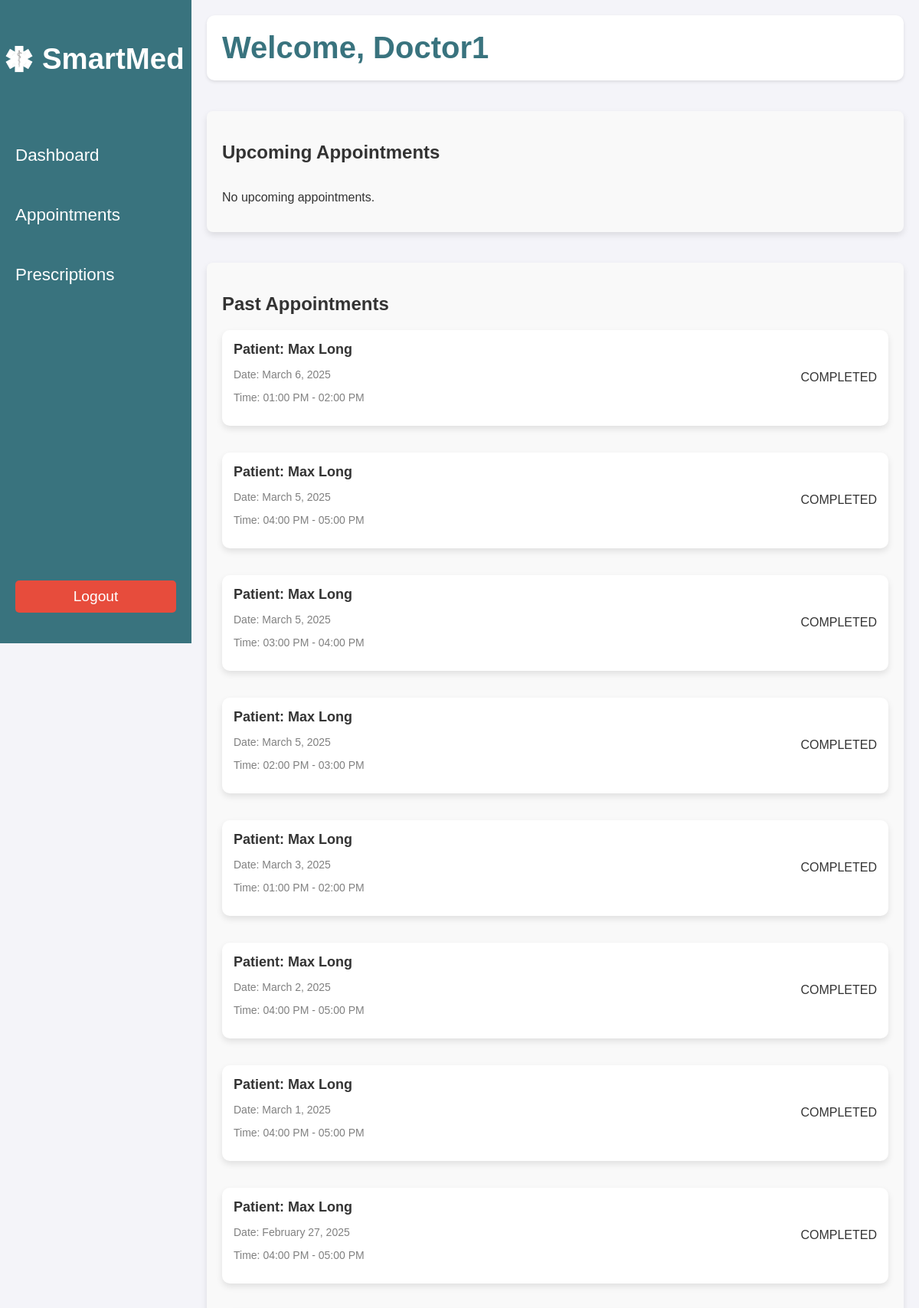
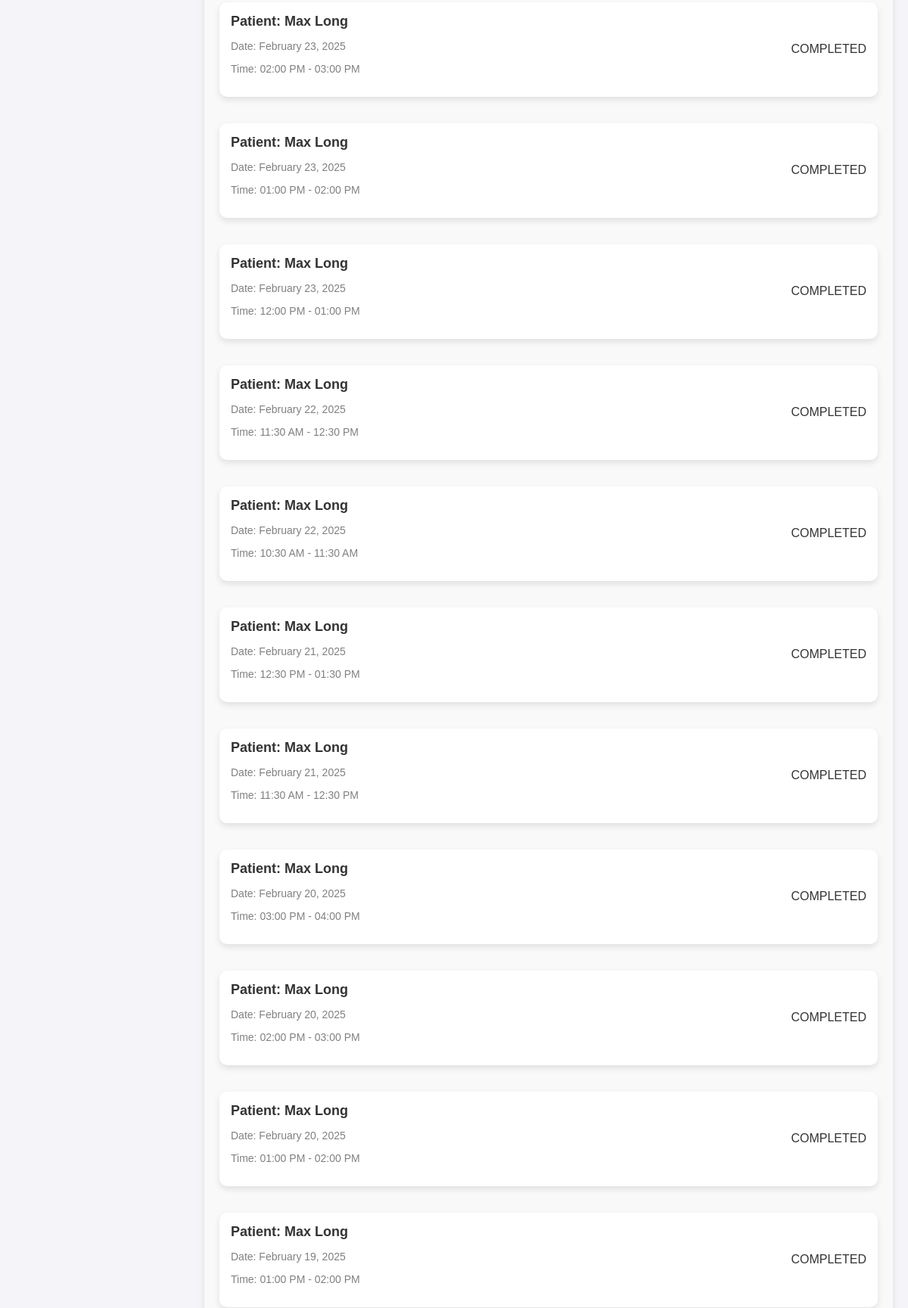
Page /appointments/appointments/ (signed in, upper part) on the committed database (2 pictures, top to bottom).
### appointments/models.py (models this page shows, shortened)
class Appointment(models.Model):
    user = models.ForeignKey(User, on_delete=models.CASCADE, related_name='user_appointments')
    doctor = models.ForeignKey(User, on_delete=models.CASCADE, related_name='appointments')
    date = models.DateField()
    time = models.TimeField()
    duration = models.DurationField()
    reason = models.TextField()
    created_at = models.DateTimeField(auto_now_add=True)
    @property
    def start_time(self):
        return datetime.combine(self.date, self.time)
    @property
    def end_time(self):
        start = self.start_time
        return start + self.duration

### appointments/views.py (the view)
# urls.py: path('appointments/', views.doctor_appointments_view, name='doctor_appointments'),
@login_required
def doctor_appointments_view(request):
    if request.user.profile.role != 'doctor':
        return redirect('dashboard')
    now = datetime.now()
    today = date.today()
    doctor_appointments = Appointment.objects.filter(doctor=request.user)
    past_appointments = []
    upcoming_appointments = []
    for appointment in doctor_appointments:
        duration_minutes = appointment.duration.total_seconds() / 60 if isinstance(appointment.duration, timedelta) else appointment.duration
        end_time = (datetime.combine(appointment.date, appointment.time) + timedelta(minutes=duration_minutes)).time()
        if appointment.date < today or (appointment.date == today and end_time < now.time()):
            past_appointments.append(appointment)
        else:
            upcoming_appointments.append(appointment)
    past_appointments.sort(key=lambda x: (x.date, x.time), reverse=True)
    upcoming_appointments.sort(key=lambda x: (x.date, x.time))
    context = {
        "upcoming_appointments": upcoming_appointments,
        "past_appointments": past_appointments,
        "today": today,
        "now": now,
    }
    return render(request, "doctor_appointments.html", context)

### appointments/templates/doctor_appointments.html
{% extends "doctor_dashboard.html" %}
{% load static %}
{% block content %}
<section class="appointments-section">
    <h2>Upcoming Appointments</h2>
    <div class="appointments-container">
        {% if upcoming_appointments %}
            {% for appointment in upcoming_appointments %}
            <div class="appointment-card">
                <div class="appointment-card-middle">
                    <h3>Patient: {{ appointment.user.get_full_name }}</h3>
                    <p class="schedule">Date: {{ appointment.date|date:"F j, Y" }}</p>
                    <p class="schedule">Time: {{ appointment.start_time|time:"h:i A" }} - {{ appointment.end_time|time:"h:i A" }}</p>
                </div>
                <div class="appointment-card-right">
                    {% if appointment.date == today and appointment.start_time <= now %}
                        <a href="{% url 'video_call' appointment.id %}" class="join-btn">
                            Join Appointment
                        </a>
                    {% endif %}
                </div>
            </div>
            {% endfor %}
        {% else %}
        <p>No upcoming appointments.</p>
        {% endif %}
    </div>
</section>
<section class="appointments-section">
    <h2>Past Appointments</h2>
    <div class="appointments-container">
        {% if past_appointments %}
            {% for appointment in past_appointments %}
            <div class="appointment-card">
                <div class="appointment-card-middle">
                    <h3>Patient: {{ appointment.user.get_full_name }}</h3>
                    <p class="schedule">Date: {{ appointment.date|date:"F j, Y" }}</p>
                    <p class="schedule">Time: {{ appointment.start_time|time:"h:i A" }} - {{ appointment.end_time|time:"h:i A" }}</p>
                </div>
                <div class="appointment-card-right">
                    <span class="status past">COMPLETED</span>
                </div>
            </div>
            {% endfor %}
        {% else %}
        <p>No past appointments.</p>
        {% endif %}
    </div>
</section>
{% endblock %}

### dashboard/templates/doctor_dashboard.html (shortened to what this page needs)
<!DOCTYPE html>
<html lang="en">
<head>
    {% load static %}
    {%block head%}<link rel="stylesheet" href="{% static 'css/doctor_dashboard.css' %}">{%endblock%}
</head>
<body>
    <div class="main-container">
        <nav class="sidebar">
            <div class="sidebar-logo">
                <h2>
                    <img src="{% static 'images/whitelogo.png' %}" alt="SmartMed Logo" class="logo">
                    SmartMed
                </h2>
            </div>
            <ul class="sidebar-links">
                <li><a href="{% url 'dashboard' %}">Dashboard</a></li>
                <li><a href="{% url 'doctor_appointments' %}">Appointments</a></li>
                <li><a href="{% url 'add_prescription' %}">Prescriptions</a></li>
            </ul>
            <div class="sidebar-logout">
                <form action="{% url 'logout' %}" method="post">
                    <button type="submit" class="logout-button">Logout</button>
                </form>
            </div>
        </nav>
        <div class="content">
            <header class="dashboard-header">
                <h1>Welcome, {{ user.username|capfirst }}</h1>
            </header>
            {% block content%}{%endblock%}
</body>
</html>

### static/css/doctor_dashboard.css (style rules this page uses)
body { font-family: 'Arial', sans-serif; margin: 0; padding: 0; background-color: #f4f4f9; color: #333; }
.sidebar { width: 250px; height: 100vh; background-color: rgb(57, 115, 126); color: white; position: fixed; top: 0; left: 0; display: flex; flex-direction: column; justify-content: space-between; padding: 20px 0; z-index: 1000; }
.sidebar-logo { text-align: center; font-size: 1.5rem; font-weight: bold; margin-bottom: 20px; }
.sidebar-logo h2 { font-size: 2.4rem; display: flex; align-items: center; justify-content: flex-start; color: white; }
.sidebar-logo h2 .logo { width: 50px; height: 50px; margin-right: 5px; object-fit: contain; }
.sidebar-links { list-style: none; padding: 0; margin: 0; }
.sidebar-links li { margin: 20px 0; }
.sidebar-links a { text-decoration: none; color: white; font-size: 1.4rem; padding: 16px 20px; display: block; border-radius: 5px; transition: background-color 0.3s; }
.sidebar-logout { margin-top: auto; padding: 20px 0; text-align: center; }
.logout-button { width: calc(100% - 40px); margin: 0 20px; padding: 10px 20px; font-size: 1.2rem; color: white; background-color: #e74c3c; border: none; border-radius: 5px; cursor: pointer; transition: background-color 0.3s ease; }
.content { margin-left: 250px; padding: 20px; background-color: #f4f4f9; min-height: 100vh; }
.dashboard-header { background-color: #fff; padding: 20px; border-radius: 10px; box-shadow: 0 2px 4px rgba(0, 0, 0, 0.1); margin-bottom: 20px; }
.dashboard-header h1 { margin: 0; font-size: 2.5rem; color: rgb(57, 115, 126); }
.appointments-section { margin-top: 40px; padding: 20px; background-color: #f9f9f9; border-radius: 8px; box-shadow: 0 4px 8px rgba(0, 0, 0, 0.1); }
.appointments-container { display: flex; flex-direction: column; gap: 20px; }
.appointment-card { display: flex; align-items: center; background-color: white; border-radius: 10px; padding: 15px; box-shadow: 0 4px 8px rgba(0, 0, 0, 0.1); margin-bottom: 15px; }
.appointment-card-middle { flex-grow: 1; }
.appointment-card-middle h3 { margin: 0; font-size: 18px; }
.appointment-card-middle .schedule { font-size: 14px; color: gray; }
.appointment-card-right { text-align: right; }

### rows in the picture
Appointment: user.get_full_name "Max Long", date "March 6, 2025", start_time "01:00 PM", end_time "02:00 PM"
Appointment: user.get_full_name "Max Long", date "March 5, 2025", start_time "04:00 PM", end_time "05:00 PM"
Appointment: user.get_full_name "Max Long", date "March 5, 2025", start_time "03:00 PM", end_time "04:00 PM"
Appointment: user.get_full_name "Max Long", date "March 5, 2025", start_time "02:00 PM", end_time "03:00 PM"
Appointment: user.get_full_name "Max Long", date "March 3, 2025", start_time "01:00 PM", end_time "02:00 PM"
Appointment: user.get_full_name "Max Long", date "March 2, 2025", start_time "04:00 PM", end_time "05:00 PM"
Appointment: user.get_full_name "Max Long", date "March 1, 2025", start_time "04:00 PM", end_time "05:00 PM"
Appointment: user.get_full_name "Max Long", date "February 27, 2025", start_time "04:00 PM", end_time "05:00 PM"
Appointment: user.get_full_name "Max Long", date "February 23, 2025", start_time "02:00 PM", end_time "03:00 PM"
Appointment: user.get_full_name "Max Long", date "February 23, 2025", start_time "01:00 PM", end_time "02:00 PM"
Appointment: user.get_full_name "Max Long", date "February 23, 2025", start_time "12:00 PM", end_time "01:00 PM"
Appointment: user.get_full_name "Max Long", date "February 22, 2025", start_time "11:30 AM", end_time "12:30 PM"
Appointment: user.get_full_name "Max Long", date "February 22, 2025", start_time "10:30 AM", end_time "11:30 AM"
Appointment: user.get_full_name "Max Long", date "February 21, 2025", start_time "12:30 PM", end_time "01:30 PM"
Appointment: user.get_full_name "Max Long", date "February 21, 2025", start_time "11:30 AM", end_time "12:30 PM"
Appointment: user.get_full_name "Max Long", date "February 20, 2025", start_time "03:00 PM", end_time "04:00 PM"
Appointment: user.get_full_name "Max Long", date "February 20, 2025", start_time "02:00 PM", end_time "03:00 PM"
Appointment: user.get_full_name "Max Long", date "February 20, 2025", start_time "01:00 PM", end_time "02:00 PM"
Appointment: user.get_full_name "Max Long", date "February 19, 2025", start_time "01:00 PM", end_time "02:00 PM"

### other values in the picture
{{ user.username|capfirst }} "Doctor1"
